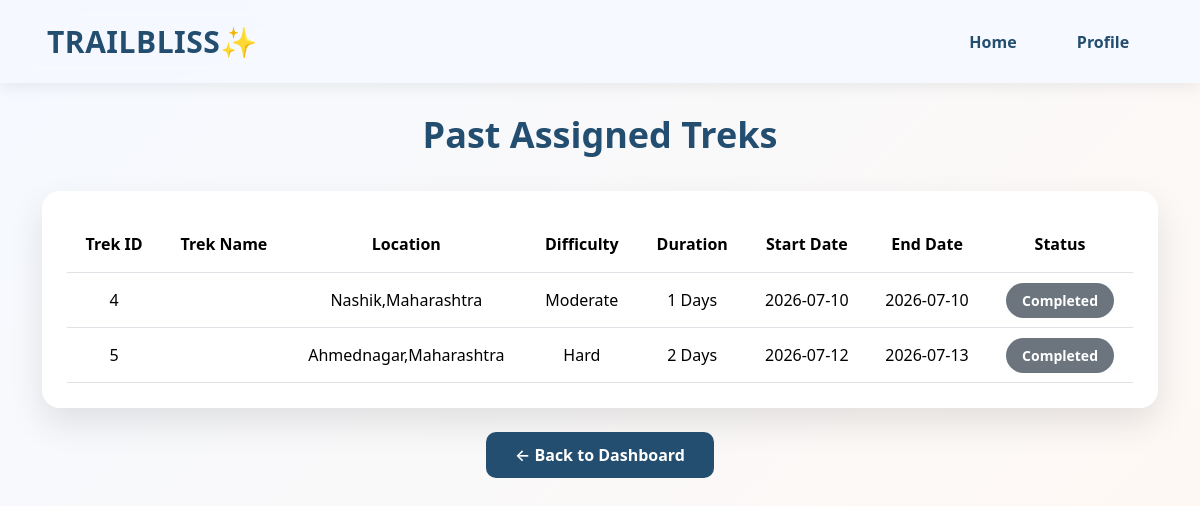
Screenshot of /staff/past_assigned_treks (signed in) with the database file from the repository.
### models.py (models this page shows)
class Trek(db.Model):
    __tablename__ = 'trek'
    id = db.Column(db.Integer,primary_key=True)
    trek_name=db.Column(db.String(20),nullable= False)
    location = db.Column(db.String(100),nullable=False)
    difficulty = db.Column(db.String(20),nullable=False)
    duration = db.Column(db.Integer,nullable = False)
    available_slots = db.Column(db.Integer,nullable= False)
    staff_id = db.Column(db.Integer,db.ForeignKey('staff.id'),nullable=False)
    start_date=db.Column(db.Date,nullable=False)
    end_date=db.Column(db.Date,nullable=False)
    description = db.Column(db.Text)
    status = db.Column(db.String(20), default='Open')
    booking = db.relationship('Booking',backref='trek',lazy=True)

### routes.py (the view)
@main_bp.route('/staff/past_assigned_treks')
@staff_required
def staff_past_assigned_treks():
    if 'staff_id' not in session:
        return redirect(url_for('main.staff_login'))
    staff = Staff.query.get_or_404(session['staff_id'])
    today = date.today()
    past_assigned_treks = Trek.query.filter(
        Trek.staff_id == staff.id
    ).filter(
        (Trek.status == "Completed") |
        (Trek.end_date < today)
    ).all()
    return render_template(
        'staff/past_assigned_treks.html',
        staff=staff,
        past_assigned_treks=past_assigned_treks
    )

### routes.py (called while the page is built)
def staff_required(f):
    @wraps(f)
    def decorated_function(*args, **kwargs):
        if 'staff_id' not in session:
            flash("Please login as Staff.", "warning")
            return redirect(url_for('main.staff_login'))
        return f(*args, **kwargs)
    return decorated_function

### templates/staff/past_assigned_treks.html (shortened to what this page needs)
{% extends 'layout.html' %}
{% block content %}
<h2 class="page-title">Past Assigned Treks</h2>
{% if past_assigned_treks %}
<div class="table-container">
    <table class="table table-hover align-middle">
        <thead>
            <tr>
                <th>Trek ID</th>
                <th>Trek Name</th>
                <th>Location</th>
                <th>Difficulty</th>
                <th>Duration</th>
                <th>Start Date</th>
                <th>End Date</th>
                <th>Status</th>
            </tr>
        </thead>
        <tbody>
        {% for trek in past_assigned_treks %}
            <tr>
                <td>{{ trek.id }}</td>
                <td>{{ trek.name }}</td>
                <td>{{ trek.location }}</td>
                <td>{{ trek.difficulty }}</td>
                <td>{{ trek.duration }} Days</td>
                <td>{{ trek.start_date }}</td>
                <td>{{ trek.end_date }}</td>
                <td>
                    <span class="status-badge">
                        {{ trek.status }}
                    </span>
                </td>
            </tr>
        {% endfor %}
        </tbody>
    </table>
</div>
{% else %}
<div class="empty-card">
    <h4>No Past Assigned Treks</h4>
    <p>You don't have any completed or expired trek assignments.</p>
</div>
{% endif %}
<div class="text-center mt-4">
    <a href="{{ url_for('main.staff_dashboard') }}" class="btn back-btn">
        ← Back to Dashboard
    </a>
</div>
{% endblock %}

### templates/layout.html (style rules this page uses)
body { margin: 0; padding: 0; width: auto; }

### templates/staff/past_assigned_treks.html (style rules this page uses)
html,body { min-height:100vh; margin:0; background:linear-gradient(135deg,#F5F9FF,#FFF8F2); background-repeat:no-repeat; background-size:cover; background-attachment:fixed; }
.page-title { text-align:center; margin-top:30px; margin-bottom:35px; color:#234E70; font-size:36px; font-weight:700; }
.table-container { background:#fff; border-radius:18px; padding:25px; box-shadow:0 15px 35px rgba(0,0,0,.10); }
.table { margin-bottom:0; }
.table thead { background:#234E70; color:white; }
.table thead th { padding:16px; text-align:center; vertical-align:middle; }
.table tbody td { text-align:center; vertical-align:middle; padding:15px; }
.status-badge { background:#6c757d; color:white; padding:8px 16px; border-radius:20px; font-size:14px; font-weight:600; }
.back-btn { background:#234E70; color:white; padding:10px 28px; border-radius:10px; font-weight:600; transition:.3s; }

### rows the page displays
Trek: id "4", location "Nashik,Maharashtra", difficulty "Moderate", duration "1", start_date "2026-07-10", end_date "2026-07-10", status "Completed"
Trek: id "5", location "Ahmednagar,Maharashtra", difficulty "Hard", duration "2", start_date "2026-07-12", end_date "2026-07-13", status "Completed"
